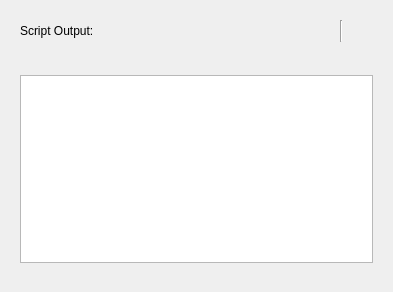
<?xml version="1.0" encoding="UTF-8"?>
<ui version="4.0">
 <class>ScriptOutputWidget</class>
 <widget class="QWidget" name="ScriptOutputWidget">
  <property name="geometry">
   <rect>
    <x>0</x>
    <y>0</y>
    <width>393</width>
    <height>292</height>
   </rect>
  </property>
  <layout class="QVBoxLayout" name="verticalLayout_2">
   <item>
    <layout class="QVBoxLayout" name="verticalLayout">
     <item>
      <widget class="QWidget" name="header" native="true">
       <layout class="QHBoxLayout" name="horizontalLayout_2">
        <item>
         <layout class="QHBoxLayout" name="horizontalLayout">
          <item>
           <widget class="QLabel" name="label">
            <property name="text">
             <string>Script Output:</string>
            </property>
           </widget>
          </item>
          <item>
           <widget class="QPushButton" name="buttonDisableClear">
            <property name="maximumSize">
             <size>
              <width>24</width>
              <height>16777215</height>
             </size>
            </property>
            <property name="toolTip">
             <string>Clear program output with each execution.</string>
            </property>
            <property name="checkable">
             <bool>true</bool>
            </property>
            <property name="flat">
             <bool>true</bool>
            </property>
           </widget>
          </item>
          <item>
           <widget class="QPushButton" name="buttonEnableDebugOutput">
            <property name="maximumSize">
             <size>
              <width>24</width>
              <height>16777215</height>
             </size>
            </property>
            <property name="toolTip">
             <string>Show debug output.</string>
            </property>
            <property name="checkable">
             <bool>true</bool>
            </property>
            <property name="flat">
             <bool>true</bool>
            </property>
           </widget>
          </item>
          <item>
           <widget class="Line" name="line">
            <property name="orientation">
             <enum>Qt::Vertical</enum>
            </property>
           </widget>
          </item>
          <item>
           <widget class="QPushButton" name="buttonClear">
            <property name="maximumSize">
             <size>
              <width>24</width>
              <height>16777215</height>
             </size>
            </property>
            <property name="toolTip">
             <string>Clear output.</string>
            </property>
            <property name="checkable">
             <bool>false</bool>
            </property>
            <property name="flat">
             <bool>true</bool>
            </property>
           </widget>
          </item>
         </layout>
        </item>
       </layout>
      </widget>
     </item>
     <item>
      <widget class="QWidget" name="body" native="true">
       <layout class="QVBoxLayout" name="verticalLayout_4">
        <item>
         <widget class="QStackedWidget" name="output">
          <property name="sizePolicy">
           <sizepolicy hsizetype="Preferred" vsizetype="Preferred">
            <horstretch>0</horstretch>
            <verstretch>0</verstretch>
           </sizepolicy>
          </property>
          <property name="lineWidth">
           <number>1</number>
          </property>
          <property name="currentIndex">
           <number>0</number>
          </property>
          <widget class="QWidget" name="page1">
           <property name="sizePolicy">
            <sizepolicy hsizetype="Expanding" vsizetype="Expanding">
             <horstretch>0</horstretch>
             <verstretch>0</verstretch>
            </sizepolicy>
           </property>
           <layout class="QGridLayout" name="gridLayout">
            <property name="leftMargin">
             <number>0</number>
            </property>
            <property name="rightMargin">
             <number>0</number>
            </property>
            <item row="0" column="0">
             <widget class="KTextBrowser" name="txtOutput">
              <property name="sizePolicy">
               <sizepolicy hsizetype="Expanding" vsizetype="Expanding">
                <horstretch>0</horstretch>
                <verstretch>0</verstretch>
               </sizepolicy>
              </property>
             </widget>
            </item>
           </layout>
          </widget>
          <widget class="QWidget" name="page2">
           <layout class="QGridLayout" name="gridLayout_2">
            <property name="leftMargin">
             <number>0</number>
            </property>
            <property name="rightMargin">
             <number>0</number>
            </property>
            <item row="0" column="0">
             <widget class="KTextBrowser" name="dbgOutput"/>
            </item>
           </layout>
          </widget>
         </widget>
        </item>
       </layout>
      </widget>
     </item>
    </layout>
   </item>
  </layout>
 </widget>
 <customwidgets>
  <customwidget>
   <class>KTextBrowser</class>
   <extends>QTextBrowser</extends>
   <header>ktextbrowser.h</header>
  </customwidget>
  <customwidget>
   <class>QPushButton</class>
   <extends>QPushButton</extends>
   <header>kpushbutton.h</header>
  </customwidget>
 </customwidgets>
 <resources/>
 <connections/>
</ui>
